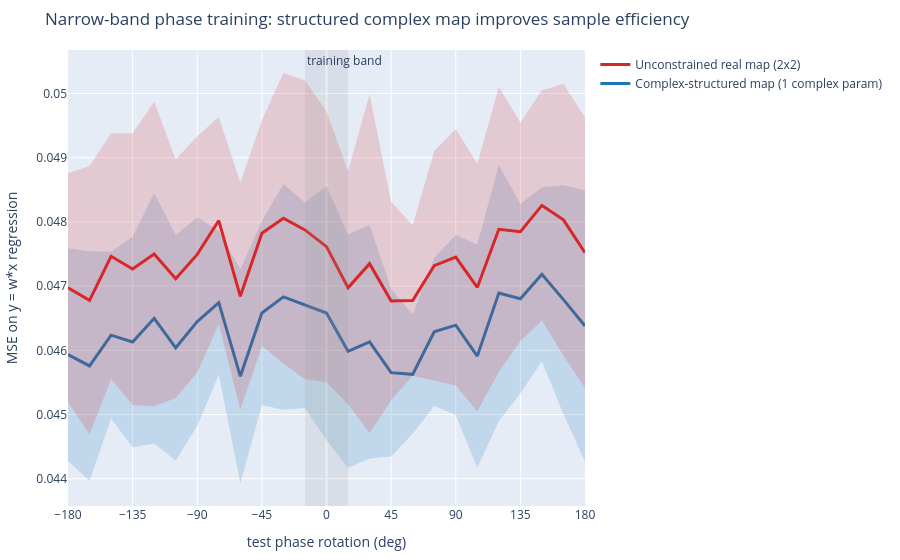

This figure's notebook cell:
### Markdown cell above
### 3b) When to use complex+Wirtinger: phase nuisance with limited data

Both formulations can optimize the same real objective.
The difference below is inductive bias: a complex-structured map (rotation+scale form) versus an unconstrained real 2x2 map.
This demonstrates when structure helps, not that real calculus is incorrect.

### Code cell
fig, summary, stats = plot_iq_sample_efficiency(n_train=24, train_phase_deg=15.0, n_test=1024, noise=0.15, seeds=tuple(range(12)), lr=0.3, epochs=35)
fig.show()
print(summary)

### Figure 1 — Plotly figure (JSON) as saved in the notebook; plotly's stock layout.template omitted (floating-point values rounded to 4 significant figures)
{"data": [{"line": {"color": "#1f77b4", "width": 3}, "mode": "lines", "name": "Complex-structured map (1 complex param)", "type": "scatter", "x": [-180.0, -165.0, -150.0, -135.0, -120.0, -105.0, -90.0, -75.0, -60.0, -45.0, -30.0, -15.0, 0.0, 15.0, 30.0, 45.0, 60.0, 75.0, 90.0, 105.0, 120.0, 135.0, 150.0, 165.0, 180.0], "y": [0.04593, 0.04576, 0.04624, 0.04613, 0.0465, 0.04604, 0.04645, 0.04674, 0.04559, 0.04658, 0.04683, 0.0467, 0.04658, 0.04599, 0.04613, 0.04565, 0.04563, 0.04629, 0.04639, 0.04591, 0.04689, 0.0468, 0.04719, 0.04679, 0.04638]}, {"hoverinfo": "skip", "line": {"width": 0}, "mode": "lines", "showlegend": false, "type": "scatter", "x": [-180.0, -165.0, -150.0, -135.0, -120.0, -105.0, -90.0, -75.0, -60.0, -45.0, -30.0, -15.0, 0.0, 15.0, 30.0, 45.0, 60.0, 75.0, 90.0, 105.0, 120.0, 135.0, 150.0, 165.0, 180.0], "y": [0.04759, 0.04754, 0.04753, 0.04777, 0.04845, 0.0478, 0.04807, 0.04786, 0.04726, 0.04802, 0.04859, 0.0483, 0.04856, 0.0478, 0.04795, 0.04696, 0.04655, 0.04744, 0.04779, 0.04765, 0.04889, 0.04828, 0.04854, 0.04857, 0.04849]}, {"fill": "tonexty", "fillcolor": "rgba(31,119,180,0.18)", "hoverinfo": "skip", "line": {"width": 0}, "mode": "lines", "showlegend": false, "type": "scatter", "x": [-180.0, -165.0, -150.0, -135.0, -120.0, -105.0, -90.0, -75.0, -60.0, -45.0, -30.0, -15.0, 0.0, 15.0, 30.0, 45.0, 60.0, 75.0, 90.0, 105.0, 120.0, 135.0, 150.0, 165.0, 180.0], "y": [0.04428, 0.04397, 0.04494, 0.04449, 0.04455, 0.04428, 0.04483, 0.04562, 0.04393, 0.04515, 0.04508, 0.0451, 0.0446, 0.04417, 0.04431, 0.04435, 0.0447, 0.04514, 0.04499, 0.04417, 0.0449, 0.04533, 0.04583, 0.04501, 0.04427]}, {"line": {"color": "#d62728", "width": 3}, "mode": "lines", "name": "Unconstrained real map (2x2)", "type": "scatter", "x": [-180.0, -165.0, -150.0, -135.0, -120.0, -105.0, -90.0, -75.0, -60.0, -45.0, -30.0, -15.0, 0.0, 15.0, 30.0, 45.0, 60.0, 75.0, 90.0, 105.0, 120.0, 135.0, 150.0, 165.0, 180.0], "y": [0.04697, 0.04678, 0.04747, 0.04727, 0.0475, 0.04712, 0.04749, 0.04802, 0.04684, 0.04782, 0.04806, 0.04788, 0.04761, 0.04697, 0.04735, 0.04677, 0.04678, 0.04732, 0.04745, 0.04698, 0.04788, 0.04785, 0.04826, 0.04803, 0.04752]}, {"hoverinfo": "skip", "line": {"width": 0}, "mode": "lines", "showlegend": false, "type": "scatter", "x": [-180.0, -165.0, -150.0, -135.0, -120.0, -105.0, -90.0, -75.0, -60.0, -45.0, -30.0, -15.0, 0.0, 15.0, 30.0, 45.0, 60.0, 75.0, 90.0, 105.0, 120.0, 135.0, 150.0, 165.0, 180.0], "y": [0.04876, 0.04887, 0.04938, 0.04938, 0.04987, 0.04897, 0.04934, 0.04963, 0.04861, 0.04958, 0.05032, 0.0502, 0.04972, 0.04879, 0.04999, 0.04832, 0.04795, 0.0491, 0.04945, 0.04891, 0.0501, 0.04955, 0.05005, 0.05015, 0.04963]}, {"fill": "tonexty", "fillcolor": "rgba(214,39,40,0.18)", "hoverinfo": "skip", "line": {"width": 0}, "mode": "lines", "showlegend": false, "type": "scatter", "x": [-180.0, -165.0, -150.0, -135.0, -120.0, -105.0, -90.0, -75.0, -60.0, -45.0, -30.0, -15.0, 0.0, 15.0, 30.0, 45.0, 60.0, 75.0, 90.0, 105.0, 120.0, 135.0, 150.0, 165.0, 180.0], "y": [0.04519, 0.04469, 0.04555, 0.04515, 0.04513, 0.04526, 0.04565, 0.04641, 0.04507, 0.04607, 0.04579, 0.04555, 0.0455, 0.04516, 0.04471, 0.04522, 0.0456, 0.04553, 0.04545, 0.04505, 0.04567, 0.04615, 0.04646, 0.04592, 0.04541]}], "layout": {"annotations": [{"showarrow": false, "text": "training band", "x": -15, "xanchor": "left", "xref": "x", "y": 1, "yanchor": "top", "yref": "y domain"}], "autosize": true, "margin": {"b": 40, "l": 50, "r": 20, "t": 50}, "shapes": [{"fillcolor": "rgba(150,150,150,0.16)", "line": {"width": 0}, "type": "rect", "x0": -15, "x1": 15, "xref": "x", "y0": 0, "y1": 1, "yref": "y domain"}], "title": {"text": "Narrow-band phase training: structured complex map improves sample efficiency"}, "xaxis": {"tickmode": "array", "tickvals": [-180, -135, -90, -45, 0, 45, 90, 135, 180], "title": {"text": "test phase rotation (deg)"}}, "yaxis": {"title": {"text": "MSE on y = w*x regression"}}}}
